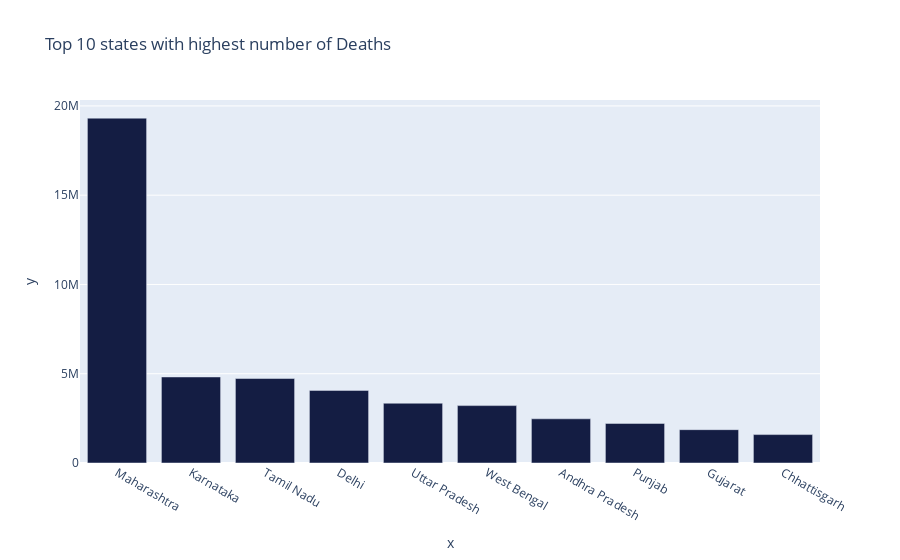

This figure's notebook cell:
### Code cell
px.bar(x=state_wise.nlargest(10,"Deaths")["State/UnionTerritory"],
       y = state_wise.nlargest(10,"Deaths")["Deaths"],
       color_discrete_sequence=px.colors.diverging.curl,
       title="Top 10 states with highest number of Deaths")

### Figure 1 — Plotly figure (JSON) as saved in the notebook; plotly's stock layout.template omitted (floating-point values rounded to 4 significant figures)
{"data": [{"alignmentgroup": "True", "hovertemplate": "x=%{x}<br>y=%{y}<extra></extra>", "legendgroup": "", "marker": {"color": "rgb(20, 29, 67)"}, "name": "", "offsetgroup": "", "orientation": "v", "showlegend": false, "textposition": "auto", "type": "bar", "x": ["Maharashtra", "Karnataka", "Tamil Nadu", "Delhi", "Uttar Pradesh", "West Bengal", "Andhra Pradesh", "Punjab", "Gujarat", "Chhattisgarh"], "xaxis": "x", "y": [19314532, 4819018, 4731627, 4066907, 3347656, 3214840, 2475816, 2216735, 1866811, 1591126], "yaxis": "y"}], "layout": {"barmode": "relative", "legend": {"tracegroupgap": 0}, "title": {"text": "Top 10 states with highest number of Deaths"}, "xaxis": {"anchor": "y", "domain": [0, 1], "title": {"text": "x"}}, "yaxis": {"anchor": "x", "domain": [0, 1], "title": {"text": "y"}}}}
